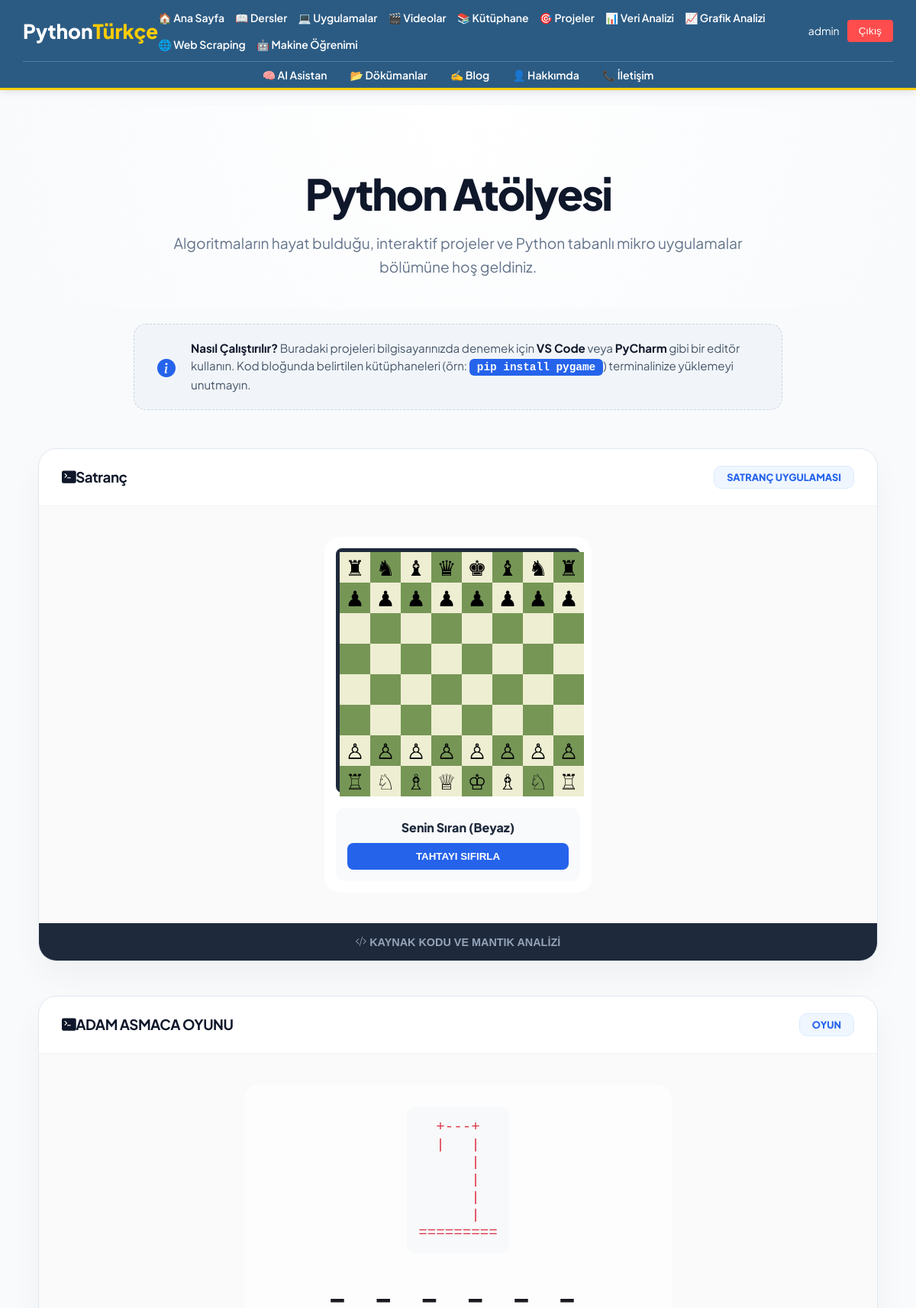
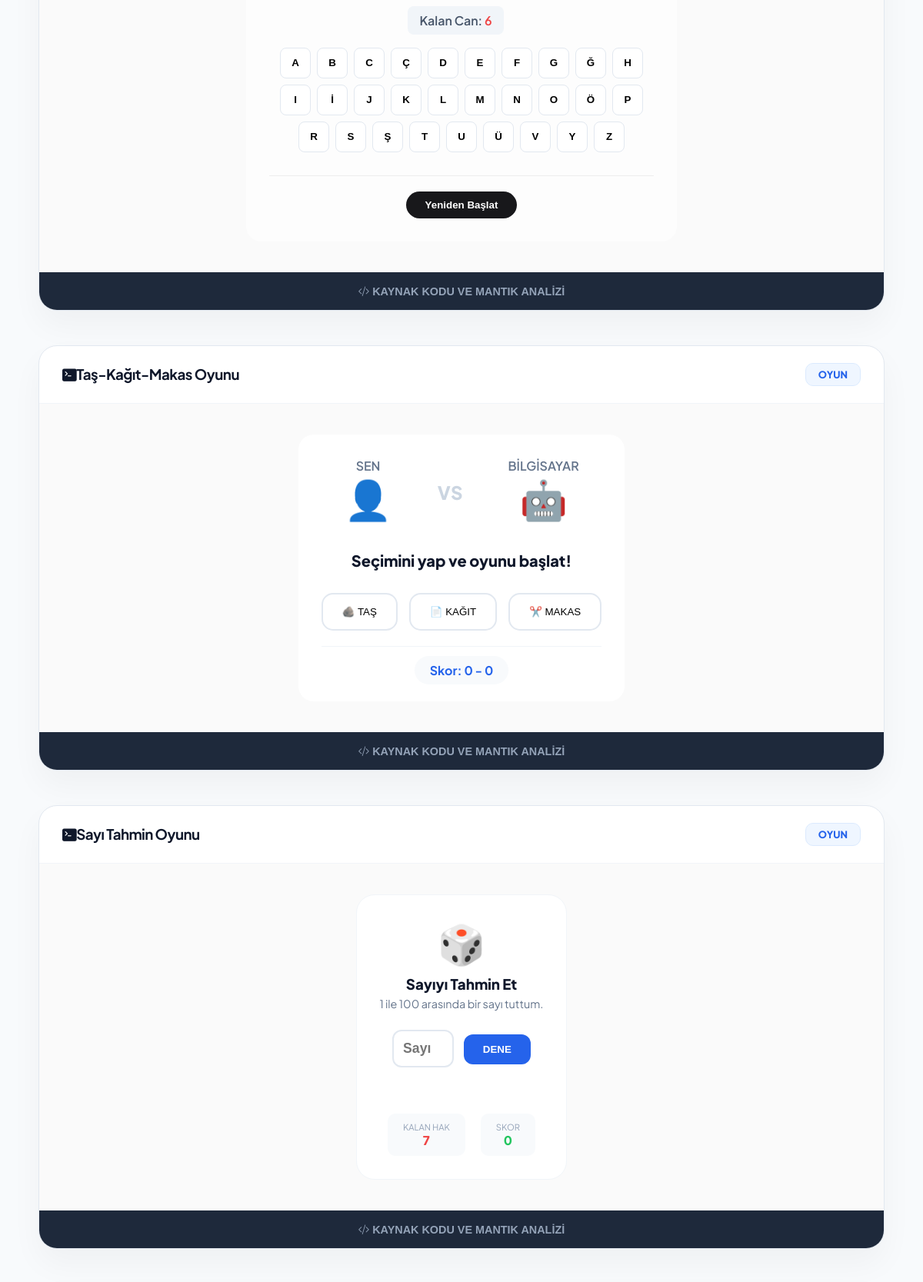
The page /uygulamalar/ (signed in, upper part) on the database its author committed (2 pictures, top to bottom).
### blog/models.py (models this page shows, shortened)
class Uygulama(models.Model):
    baslik = models.CharField(max_length=200)
    aciklama = models.TextField()
    kategori = models.CharField(max_length=100, blank=True)
    icerik = models.TextField(blank=True, null=True, verbose_name="Uygulama Çalışma Alanı")
    kod = models.TextField(blank=True, verbose_name="Python Kaynak Kodu")
    sira = models.IntegerField(default=0)
    tarih = models.DateTimeField(auto_now_add=True)
    class Meta:
        ordering = ['sira']

### blog/views.py (the view)
# urls.py: path('uygulamalar/', views.uygulamalar_view, name='uygulamalar'),
def uygulamalar_view(request):
    uygulamalar = Uygulama.objects.all().order_by('sira')
    return render(request, 'blog/uygulamalar.html', {'uygulamalar': uygulamalar})

### blog/templates/blog/uygulamalar.html (shortened to what this page needs)
{% extends 'blog/base.html' %}
{% block content %}
<link rel="stylesheet" href="https://cdn.jsdelivr.net/npm/bootstrap-icons@1.11.0/font/bootstrap-icons.css">
<div class="container-fluid p-0">
    <div class="workshop-hero">
        <h1>Python <span class="text-primary">Atölyesi</span></h1>
        <p>Algoritmaların hayat bulduğu, interaktif projeler ve Python tabanlı mikro uygulamalar bölümüne hoş geldiniz.</p>
    </div>
    <div class="setup-notice">
        <i class="bi bi-info-circle-fill"></i>
        <span>
            <strong>Nasıl Çalıştırılır?</strong> Buradaki projeleri bilgisayarınızda denemek için <strong>VS Code</strong> veya <strong>PyCharm</strong> gibi bir editör kullanın.
            Kod bloğunda belirtilen kütüphaneleri (örn: <code>pip install pygame</code>) terminalinize yüklemeyi unutmayın.
        </span>
    </div>
    <div class="container-fluid px-4">
        <div class="row justify-content-center">
            <div class="col-xl-10 col-lg-11">
                {% for uygulama in uygulamalar %}
                <div class="app-card">
                    <div class="app-header">
                        <h3 class="h5 mb-0 fw-bold" style="color: #0f172a; letter-spacing: -0.5px;">
                            <i class="bi bi-terminal-fill me-2 text-primary"></i>{{ uygulama.baslik }}
                        </h3>
                        <span class="badge-custom">{{ uygulama.kategori }}</span>
                    </div>
                    <div class="app-content-render">
                        {% if uygulama.icerik %}
                            <div class="game-box">
                                {{ uygulama.icerik|safe }}
                            </div>
                        {% endif %}
                    </div>
                    {% if uygulama.kod %}
                    <div class="code-section">
                        <button type="button" class="code-trigger-btn"
                                onclick="var el = document.getElementById('box-{{ forloop.counter }}'); el.style.display = (el.style.display === 'none' || el.style.display === '') ? 'block' : 'none';">
                            <i class="bi bi-code-slash me-2"></i> KAYNAK KODU VE MANTIK ANALİZİ
                        </button>
                    </div>
                    {% endif %}
                </div>
                {% empty %}
                <div class="text-center py-5">
                    <i class="bi bi-folder2-open display-1 text-light"></i>
                    <p class="text-muted mt-3">Henüz bir uygulama eklenmedi.</p>
                </div>
                {% endfor %}
    </div>
</div>
{% endblock %}

### blog/templates/blog/base.html (shortened to what this page needs)
{% load static %}
<!DOCTYPE html>
<html lang="tr">
<head>
</head>
<body>
<nav class="navbar">
<div class="nav-container">
<div class="top-nav">
<div class="logo">
<a href="/">Python<span>Türkçe</span></a>
</div>
<ul class="nav-menu">
<li><a href="/">🏠 Ana Sayfa</a></li>
<li><a href="/dersler/">📖 Dersler</a></li>
<li><a href="/uygulamalar/">💻 Uygulamalar</a></li>
<li><a href="/videolar/">🎬 Videolar</a></li>
<li><a href="/kod-kutuphanesi/">📚 Kütüphane</a></li>
<li><a href="/projeler/">🎯 Projeler</a></li>
<li><a href="/veri-analizi/">📊 Veri Analizi</a></li>
<li><a href="/grafik-analizi/">📈 Grafik Analizi</a></li>
<li><a href="/web-scraping/">🌐 Web Scraping</a></li>
<li><a href="/makine-ogrenimi/">🤖 Makine Öğrenimi</a></li>
</ul>
<div class="nav-buttons">
{% if user.is_authenticated %}
<span style="color:white;font-size:14px;">
{{user.username}}
</span>
<form action="{% url 'logout' %}" method="post">
<button type="submit"
style="background:#ff4d4d;border:none;color:white;padding:7px 15px;border-radius:4px;">
Çıkış
</button>
</form>
{% else %}
<a href="{% url 'login' %}" class="btn-main login">Giriş</a>
<a href="{% url 'register' %}" class="btn-main register">Kayıt</a>
{% endif %}
</div>
</div>
<div class="bottom-nav">
<a href="{% url 'ai' %}">🧠 AI Asistan</a>
<a href="/dokumanlar/">📂 Dökümanlar</a>
<a href="/blog/">✍️ Blog</a>
<a href="/hakkimda/">👤 Hakkımda</a>
<a href="/iletisim/">📞 İletişim</a>
</div>
</div>
</nav>
<div style="padding:20px;">
{% block content %}
{% endblock %}
</body>
</html>

### blog/templates/blog/base.html (style rules this page uses)
* { margin:0;padding:0;box-sizing:border-box; }
body { font-family:'Segoe UI',Tahoma,sans-serif; background:#f0f4f8; }
.navbar { background:#2b5b83; border-bottom:3px solid #ffcc00; box-shadow:0 2px 10px rgba(0,0,0,0.1); }
.nav-container { width:95%; max-width:1600px; margin:auto; }
.top-nav { display:flex; justify-content:space-between; align-items:center; padding:12px 0; }
.logo a { color:white; font-size:26px; font-weight:800; text-decoration:none; }
.logo span { color:#ffcc00; }
.nav-menu { display:flex; gap:14px; list-style:none; flex-wrap:wrap; }
.nav-menu a { color:white; text-decoration:none; font-weight:600; font-size:14px; transition:0.3s; }
.bottom-nav { border-top:1px solid rgba(255,255,255,0.2); padding:8px 0; display:flex; justify-content:center; gap:30px; }
.bottom-nav a { color:white; text-decoration:none; font-size:14px; font-weight:600; }
.nav-buttons { display:flex; gap:10px; align-items:center; }

### blog/templates/blog/uygulamalar.html (style rules this page uses)
body { background-color: #f8fafc; font-family: 'Plus Jakarta Sans', sans-serif; }
.workshop-hero { text-align: center; padding: 80px 20px 40px; background: radial-gradient(circle at top, #ffffff 0%, #f8fafc 100%); margin-bottom: 20px; }
.workshop-hero h1 { font-weight: 800; font-size: 3.5rem; color: #0f172a; margin-bottom: 15px; letter-spacing: -2px; }
.workshop-hero p { color: #64748b; font-size: 1.2rem; max-width: 800px; margin: 0 auto; line-height: 1.6; }
.setup-notice { max-width: 850px; margin: 0 auto 50px; background: #f1f5f9; border-radius: 16px; padding: 20px 30px; border: 1px dashed #cbd5e0; display: flex; align-items: center; gap: 20px; text-align: left; }
.setup-notice code { background: #2563eb; color: #ffffff; padding: 3px 10px; border-radius: 6px; font-weight: 700; font-size: 0.9rem; }
.setup-notice i { font-size: 1.5rem; color: #2563eb; }
.setup-notice span { font-size: 0.95rem; color: #475569; line-height: 1.5; }
.setup-notice strong { color: #0f172a; }
.app-card { background: #fff; border: 1px solid #e2e8f0; border-radius: 24px; overflow: hidden; margin-bottom: 45px; box-shadow: 0 20px 40px rgba(0,0,0,0.04); max-width: 1100px; margin-left: auto; margin-right: auto; transition: transform 0.3s ease; }
.app-header { padding: 22px 30px; border-bottom: 1px solid #f1f5f9; display: flex; justify-content: space-between; align-items: center; }
.app-content-render { padding: 40px; min-height: 150px; background: #fafafa; }
.code-section { background: #0f172a; border-top: 1px solid #1e293b; }
.code-trigger-btn { background: #1e293b; color: #94a3b8; border: none; width: 100%; padding: 16px; font-weight: 700; cursor: pointer; transition: 0.3s; display: block; text-align: center; font-size: 0.9rem; }
pre { margin: 0; padding: 30px; background: #020617; overflow: auto; border-radius: 0 0 24px 24px; }
.badge-custom { background: #eff6ff; color: #2563eb; padding: 6px 16px; border-radius: 10px; font-size: 0.8rem; font-weight: 800; border: 1px solid #dbeafe; text-transform: uppercase; }
.game-box { width: 100%; display: flex; justify-content: center; align-items: center; }

### rows shown on the page
Uygulama: baslik "Satranç", kategori "SATRANÇ UYGULAMASI"
Uygulama: baslik "ADAM ASMACA OYUNU", kategori "OYUN"
Uygulama: baslik "Taş-Kağıt-Makas Oyunu", kategori "OYUN", icerik "SEN 👤 VS BİLGİSAYAR 🤖 Seçimini yap ve oyunu başlat! 🪨 TAŞ 📄 KAĞIT ✂️ MAKAS Skor: 0 - 0"
Uygulama: baslik "Sayı Tahmin Oyunu", kategori "OYUN"

### other values the page prints
{{ user.username }} "admin"
